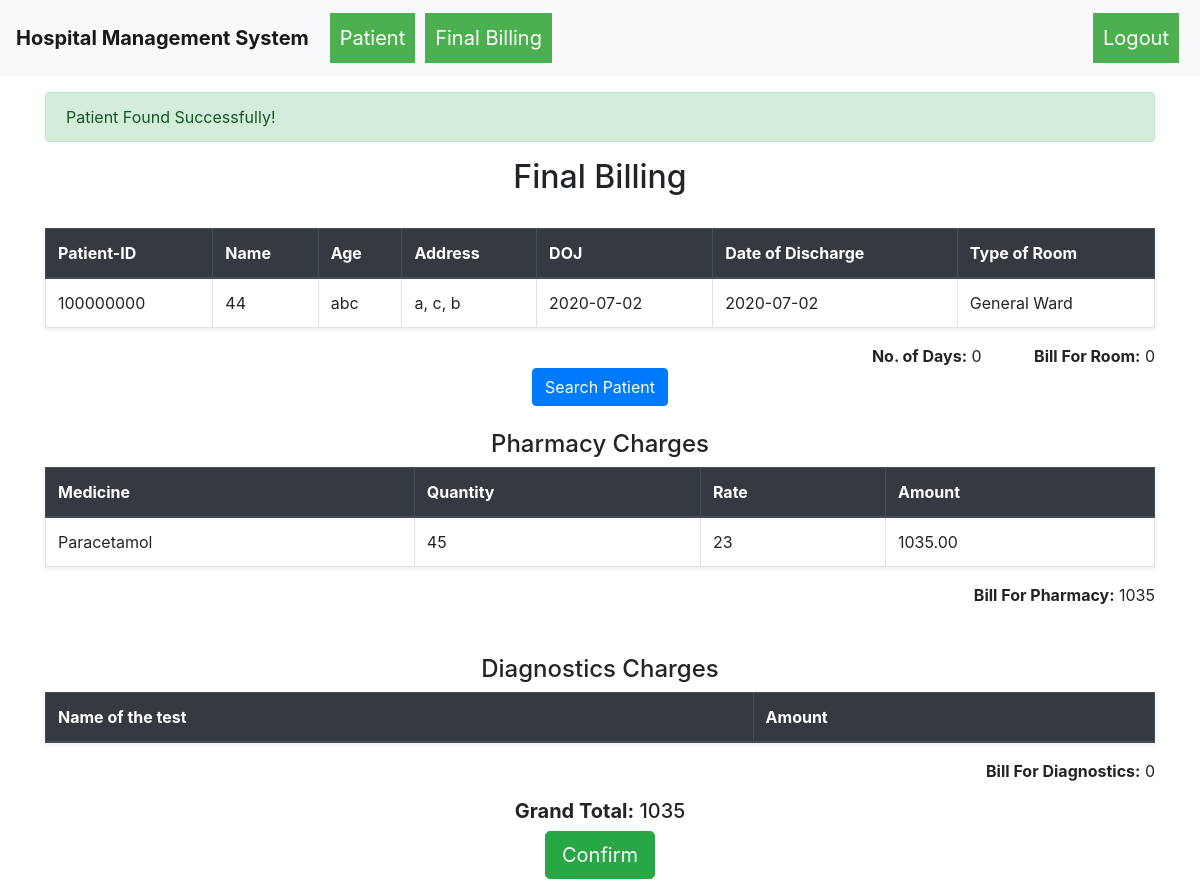
The app's page /final_billing?pid=100000000 (signed in) with its own data.
### hospital_management_system/models.py (models this page shows)
class Patient(db.Model):
    __table_args__ = {'sqlite_autoincrement': True}
    id = db.Column(db.Integer, primary_key=True)
    ssid = db.Column(db.String(250), unique=True, nullable=False)
    name = db.Column(db.String(80), nullable=False)
    age = db.Column(db.Integer, nullable=False)
    date_of_admission = db.Column(db.Date, nullable=False)
    type_of_bed = db.Column(db.String(80), nullable=False)
    address = db.Column(db.String(250), nullable=False)
    city = db.Column(db.String(250), nullable=False)
    state = db.Column(db.String(250), nullable=False)
    status = db.Column(db.String(100), nullable=False)

class Medicines(db.Model):
    __table_args__ = {'sqlite_autoincrement': True}
    id = db.Column(db.Integer, primary_key=True)
    name = db.Column(db.String(80), nullable=False)
    quantity_available = db.Column(db.Integer, nullable=False)
    rate = db.Column(db.Integer, nullable=False)

class MedicinesIssued(db.Model):
    __table_args__ = {'sqlite_autoincrement': True}
    id = db.Column(db.Integer, primary_key=True)
    med_id = db.Column(db.Integer, nullable=False)
    p_id = db.Column(db.Integer, nullable=False)
    quantity = db.Column(db.Integer, nullable=False)

### hospital_management_system/routes.py (the view)
@app.route("/final_billing", methods=["GET","POST"])
def final_billing():
    data = {}
    if not session.get("username"):
        return redirect("/")
    if session.get("username") != "admin":
        return redirect("/")
    meds = Medicines.query.all()
    tests = Diagnostic_test.query.all()
    med_is = ""
    test_is = ""
    if "pid" in request.args.keys():
        p_id = request.args.get("pid")
        patient = Patient.query.filter_by(id=p_id).first()
        if patient:
            data["today_date"] = datetime.now().date()
            data["days"] = str(data["today_date"] - patient.date_of_admission)[0]
            room_bill = ""
            if patient.type_of_bed == "General Ward":
                data["room_bill"] = int(data["days"]) * 2000
                room_bill = int(data["days"]) * 2000
            elif patient.type_of_bed == "Semi Sharing":
                data["room_bill"] = int(data["days"]) * 4000
                room_bill = int(data["days"]) * 4000
            else:
                data["room_bill"] = int(data["days"]) * 8000
                room_bill = int(data["days"]) * 8000
            med_is = MedicinesIssued.query.filter_by(p_id=p_id)
            p_bill = []
            for i in med_is:
                for j in meds:
                    if i.med_id == j.id:
                        p_bill.append(j.rate*i.quantity)
            data["p_bill"] = sum(p_bill)
            test_is = DiagnosticIssued.query.filter_by(p_id=p_id)
            test_bill = []
            for i in test_is:
                for j in tests:
                    if i.test_id == j.id:
                       test_bill.append(j.test_cost)
            data["test_bill"] = sum(test_bill)
            data["total_bill"] = data["test_bill"] + data["p_bill"] + room_bill
            if request.method == "GET":
                flash("Patient Found Successfully!")
        else:
            patient = ["id", "name", "age", "address", "doj", "type of room"]
            flash("Patient With this Id not found!!")
    else:
        patient = ["id", "name", "age", "address", "doj", "type of room"]
    if request.method == "POST":
        p_id = request.args.get("pid")
        patient = Patient.query.filter_by(id=p_id).update(dict(status="Discharged"))
        db.session.commit()
        patient = Patient.query.filter_by(id=p_id).first()
        flash("Payment Done Successfully!!")
    return render_template("final_billing.html", patient=patient, med_is=med_is, meds=meds, tests=tests, test_is=test_is, data=data, username=session.get("username"))

### hospital_management_system/templates/final_billing.html (shortened to what this page needs)
{% extends 'base.html' %}
{% block body %}
    <div class="container">
        <div class="row">
            <div class="col-md-12">
                {% with messages = get_flashed_messages() %}
                {% if messages %}
                  {% for message in messages %}
                    {% if message == "Patient With this Id not found!!" %}
                        <div class="alert alert-danger mt-3">{{message}}</div>
                    {% else %}
                        <div class="alert alert-success mt-3">{{message}}</div>
                    {% endif %}
                {% endfor %}
                {% endif %}
              {% endwith %}
                    <h2 class="text-center mt-3"> Final Billing </h2>
                    <br>
                    <table class="table table-bordered shadow-sm">
                        <thead class="thead-dark">
                            <tr>
                                <th>Patient-ID</th>
                                <th>Name</th>
                                <th>Age</th>
                                <th>Address</th>
                                <th>DOJ</th>
                                <th>Date of Discharge</th>
                                <th>Type of Room</th>
                            </tr>
                        </thead>
                        <tbody>
                                <tr>
                                    {% if patient.0 == 'id' %}
                                        <td class="text-muted">{{patient.0}}</td>
                                        <td class="text-muted">{{patient.1}}</td>
                                        <td class="text-muted">{{patient.2}}</td>
                                        <td class="text-muted">{{patient.3}}</td>
                                        <td class="text-muted">{{patient.4}}</td>
                                        <td class="text-muted">date of discharge</td>
                                        <td class="text-muted">{{patient.5}}</td>
                                    {% else %}
                                        <td id="patient_id">{{patient.id}}</td>
                                        <td>{{patient.age}}</td>
                                        <td>{{patient.name}}</td>
                                        <td>{{patient.address}}, {{patient.city}}, {{patient.state}}</td>
                                        <td>{{patient.date_of_admission}}</td>
                                        <td>{{data["today_date"]}}</td>
                                        <td>{{patient.type_of_bed}}</td>
                                    {% endif %}
                                </tr>
                        </tbody>
                        </table>
                        {% if patient.0 == 'id' %}
                        {% else %}
                        <div class="text-right">
                            <span><strong>No. of Days:</strong> {{data["days"]}}</span> <span class="ml-5"><strong>Bill For Room:</strong> {{data["room_bill"]}}</span>
                        </div>
                        {% endif %}
                        <div class="text-center">
                    <button type="button" class="btn btn-primary" data-toggle="modal" data-target="#patient">
                        Search Patient
                    </button>
                </div>
                        {% if patient.0 == 'id' %}
                        {% else %}
                    <h4 class="text-center">Pharmacy Charges</h4>
                    <table class="table table-bordered shadow-sm">
                        <thead class="thead-dark">
                            <tr>
                                <th>Medicine</th>
                                <th>Quantity</th>
                                <th>Rate</th>
                                <th>Amount</th>
                            </tr>
                        </thead>
                        <tbody>
                            {% for i in med_is %}
                                <tr>
                                    {% for j in meds %}
                                        {% if i.med_id == j.id %}
                                            <td>{{j.name}}</td>
                                            <td>{{i.quantity}}</td>
                                            <td>{{j.rate}}</td>
                                            <td>{{ '%0.2f' | format(j.rate * i.quantity|float)}}</td>
                                        {% endif %}
                                    {% endfor %}
                                </tr>
                            {% endfor %}
                        </tbody>
                        </table>
                        <div class="text-right">
                        <span class="ml-5"><strong>Bill For Pharmacy:</strong> {{data["p_bill"]}}</span>
                        </div>
                        <br>
                        <br>
                <div class="row">
                    <div class="col-md-12">
                        <h4 class="text-center">Diagnostics Charges</h4>
                        <table class="table table-bordered shadow-sm">
                            <thead class="thead-dark">
                                <tr>
                                    <th>Name of the test</th>
                                    <th>Amount</th>
                                </tr>
                            </thead>
                        </table>
                        <div class="text-right">
                            <span class="ml-5"><strong>Bill For Diagnostics:</strong> {{data["test_bill"]}}</span>
                        </div>
                    </div>
                </div>
                    <div class="text-center my-3">
                        <h5 class="my-2"><strong>Grand Total:</strong> {{data["total_bill"]}}</h5>
                        <form action="" method="POST">
                            <button type="submit" class="btn btn-success btn-lg">Confirm</button>
                        </form>
                    </div>
                    {% endif %}
            </div>
        </div>
    </div>
{% endblock %}

### records on screen
Patient: id "100000000", age "44", name "abc", address "a", city "c", state "b", date_of_admission "2020-07-02", type_of_bed "General Ward"
MedicinesIssued: quantity "45"
Medicines: name "Paracetamol", rate "23", j.rate*i.quantity|float "1035.00"

### other values on screen
{{ message }} "Patient Found Successfully!"
{{ data["today_date"] }} "2020-07-02"
{{ data["days"] }} "0"
{{ data["room_bill"] }} "0"
{{ data["p_bill"] }} "1035"
{{ data["test_bill"] }} "0"
{{ data["total_bill"] }} "1035"
